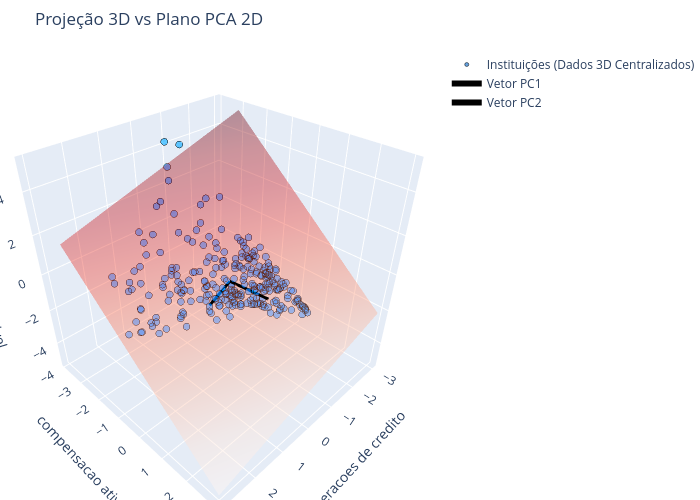

Notebook cell for this chart:
### Markdown cell above
Exemplos

### Code cell
import numpy as np
import pandas as pd
import plotly.graph_objects as go
from sklearn.decomposition import PCA
from sklearn.preprocessing import StandardScaler

df_2023= df_filtrado[df_filtrado['ano'] == 2023]
df_2023 = df_2023.drop(columns=['ano', 'cnpj', 'nome', 'taxonomia'], axis=1)
df_2023 = df_2023[['ativo realizavel - operacoes de credito', 'compensacao ativa - compensacao ativa', 'passivo exigivel - passivo exigivel']]
df_2023.columns = df_2023.columns.astype(str) 
df_2023 = scaler.fit_transform(df_2023) 

# ====================================================================
# 1. GERAÇÃO DE DADOS SINTÉTICOS (Uma nuvem 3D alongada)
# ====================================================================
np.random.seed(42)
n_samples = 150
x = df_2023[:, 0]
y = df_2023[:, 1]
z = df_2023[:, 2]

df_3d = pd.DataFrame({'Ativo': x, 'Passivo': y, 'Provisão': z})

# ====================================================================
# 2. APLICAÇÃO DO PCA (Para encontrar as direções principais)
# ====================================================================
# É obrigatório padronizar para centralizar na origem (0,0,0)
dados_padronizados = StandardScaler().fit_transform(df_3d)

# Treinamos o PCA para 2 componentes (o plano)
pca = PCA(n_components=2)
pca.fit(dados_padronizados)

# Os autovetores (PC1 e PC2) definem a direção do plano
componentes = pca.components_
# Os autovalores (explained_variance_) dizem o tamanho da variação
relevancia = pca.explained_variance_

# ====================================================================
# 3. CONSTRUÇÃO MATEMÁTICA DO PLANO PCA
# ====================================================================
# Criamos uma grade (grid) para desenhar o plano
limite = 3
u = np.linspace(-limite, limite, 10)
v = np.linspace(-limite, limite, 10)
U, V = np.meshgrid(u, v)

# A equação matemática do plano definido por PC1 e PC2
# Usamos o produto vetorial (cross product) para achar o vetor normal ao plano
normal_vetor = np.cross(componentes[0], componentes[1])
d = 0 # Plano passa pela origem (0,0,0)
W = (-normal_vetor[0] * U - normal_vetor[1] * V - d) / normal_vetor[2]

# ====================================================================
# 4. VISUALIZAÇÃO INTERATIVA COM PLOTLY
# ====================================================================
fig = go.Figure()

# A. Adicionar os pontos de dados originais (Scatter3d)
fig.add_trace(go.Scatter3d(
    x=dados_padronizados[:,0], y=dados_padronizados[:,1], z=dados_padronizados[:,2],
    mode='markers',
    marker=dict(size=4, color='rgba(0, 102, 204, 0.6)', line=dict(color='black', width=0.5)),
    name='Instituições (Dados 3D Centralizados)'
))

# B. Adicionar o Plano PCA (Surface)
fig.add_trace(go.Surface(
    x=U, y=V, z=W,
    colorscale='Reds',
    showscale=False,
    opacity=0.4,
    name='Plano PCA (Subespaço 2D Ideal)'
))

# C. Adicionar os vetores dos Componentes Principais (PC1 e PC2)
for i, comp in enumerate(componentes):
    # Multiplicamos o vetor pelo autovalor para ele ter o tamanho da variância que explica
    tamanho = np.sqrt(relevancia[i])
    fig.add_trace(go.Scatter3d(
        x=[0, comp[0]*tamanho], y=[0, comp[1]*tamanho], z=[0, comp[2]*tamanho],
        mode='lines+text',
        line=dict(color='black', width=6),
        name=f'Vetor PC{i+1}'
    ))

# D. Ajustes de Layout (Títulos e Eixos)
fig.update_layout(
    title='Projeção 3D vs Plano PCA 2D',
    scene=dict(
        xaxis=dict(title='operacoes de credito'),
        yaxis=dict(title='compensacao ativa'),
        zaxis=dict(title='passivo exigivel'),
        aspectmode='cube' # Mantém as proporções reais dos desvios padrões
    ),
    width=700, height=500,
    margin=dict(l=0, r=0, b=0, t=50)
)

# E. Exibir o gráfico (irá abrir no seu navegador ou notebook)
fig.show()

### Figure 1 — Plotly figure (JSON) as saved in the notebook; plotly's stock layout.template omitted (floating-point values rounded to 4 significant figures; data arrays with more than 128 entries replaced by an {"elided": "..."} marker saying what was removed)
{"data": [{"marker": {"color": "rgba(0, 102, 204, 0.6)", "line": {"color": "black", "width": 0.5}, "size": 4}, "mode": "markers", "name": "Instituições (Dados 3D Centralizados)", "type": "scatter3d", "x": {"elided": "273 float values"}, "y": {"elided": "273 float values"}, "z": {"elided": "273 float values"}}, {"colorscale": [[0, "rgb(255,245,240)"], [0.125, "rgb(254,224,210)"], [0.25, "rgb(252,187,161)"], [0.375, "rgb(252,146,114)"], [0.5, "rgb(251,106,74)"], [0.625, "rgb(239,59,44)"], [0.75, "rgb(203,24,29)"], [0.875, "rgb(165,15,21)"], [1, "rgb(103,0,13)"]], "name": "Plano PCA (Subespaço 2D Ideal)", "opacity": 0.4, "showscale": false, "type": "surface", "x": [[-3.0, -2.333, -1.667, -1.0, -0.3333, 0.3333, 1.0, 1.667, 2.333, 3.0], [-3.0, -2.333, -1.667, -1.0, -0.3333, 0.3333, 1.0, 1.667, 2.333, 3.0], [-3.0, -2.333, -1.667, -1.0, -0.3333, 0.3333, 1.0, 1.667, 2.333, 3.0], [-3.0, -2.333, -1.667, -1.0, -0.3333, 0.3333, 1.0, 1.667, 2.333, 3.0], [-3.0, -2.333, -1.667, -1.0, -0.3333, 0.3333, 1.0, 1.667, 2.333, 3.0], [-3.0, -2.333, -1.667, -1.0, -0.3333, 0.3333, 1.0, 1.667, 2.333, 3.0], [-3.0, -2.333, -1.667, -1.0, -0.3333, 0.3333, 1.0, 1.667, 2.333, 3.0], [-3.0, -2.333, -1.667, -1.0, -0.3333, 0.3333, 1.0, 1.667, 2.333, 3.0], [-3.0, -2.333, -1.667, -1.0, -0.3333, 0.3333, 1.0, 1.667, 2.333, 3.0], [-3.0, -2.333, -1.667, -1.0, -0.3333, 0.3333, 1.0, 1.667, 2.333, 3.0]], "y": [[-3.0, -3.0, -3.0, -3.0, -3.0, -3.0, -3.0, -3.0, -3.0, -3.0], [-2.333, -2.333, -2.333, -2.333, -2.333, -2.333, -2.333, -2.333, -2.333, -2.333], [-1.667, -1.667, -1.667, -1.667, -1.667, -1.667, -1.667, -1.667, -1.667, -1.667], [-1.0, -1.0, -1.0, -1.0, -1.0, -1.0, -1.0, -1.0, -1.0, -1.0], [-0.3333, -0.3333, -0.3333, -0.3333, -0.3333, -0.3333, -0.3333, -0.3333, -0.3333, -0.3333], [0.3333, 0.3333, 0.3333, 0.3333, 0.3333, 0.3333, 0.3333, 0.3333, 0.3333, 0.3333], [1.0, 1.0, 1.0, 1.0, 1.0, 1.0, 1.0, 1.0, 1.0, 1.0], [1.667, 1.667, 1.667, 1.667, 1.667, 1.667, 1.667, 1.667, 1.667, 1.667], [2.333, 2.333, 2.333, 2.333, 2.333, 2.333, 2.333, 2.333, 2.333, 2.333], [3.0, 3.0, 3.0, 3.0, 3.0, 3.0, 3.0, 3.0, 3.0, 3.0]], "z": [[5.151, 4.817, 4.484, 4.151, 3.817, 3.484, 3.151, 2.817, 2.484, 2.151], [4.339, 4.006, 3.673, 3.339, 3.006, 2.673, 2.339, 2.006, 1.673, 1.339], [3.528, 3.195, 2.861, 2.528, 2.195, 1.861, 1.528, 1.195, 0.8615, 0.5282], [2.717, 2.383, 2.05, 1.717, 1.384, 1.05, 0.7169, 0.3836, 0.05028, -0.283], [1.906, 1.572, 1.239, 0.9056, 0.5723, 0.239, -0.09435, -0.4277, -0.761, -1.094], [1.094, 0.761, 0.4277, 0.09435, -0.239, -0.5723, -0.9056, -1.239, -1.572, -1.906], [0.283, -0.05028, -0.3836, -0.7169, -1.05, -1.384, -1.717, -2.05, -2.383, -2.717], [-0.5282, -0.8615, -1.195, -1.528, -1.861, -2.195, -2.528, -2.861, -3.195, -3.528], [-1.339, -1.673, -2.006, -2.339, -2.673, -3.006, -3.339, -3.673, -4.006, -4.339], [-2.151, -2.484, -2.817, -3.151, -3.484, -3.817, -4.151, -4.484, -4.817, -5.151]]}, {"line": {"color": "black", "width": 6}, "mode": "lines+text", "name": "Vetor PC1", "type": "scatter3d", "x": [0, -0.5985], "y": [0, 0.8999], "z": [0, -0.7959]}, {"line": {"color": "black", "width": 6}, "mode": "lines+text", "name": "Vetor PC2", "type": "scatter3d", "x": [0, 0.7836], "y": [0, 0.08411], "z": [0, -0.4941]}], "layout": {"height": 500, "margin": {"b": 0, "l": 0, "r": 0, "t": 50}, "scene": {"aspectmode": "cube", "xaxis": {"title": {"text": "operacoes de credito"}}, "yaxis": {"title": {"text": "compensacao ativa"}}, "zaxis": {"title": {"text": "passivo exigivel"}}}, "title": {"text": "Projeção 3D vs Plano PCA 2D"}, "width": 700}}
